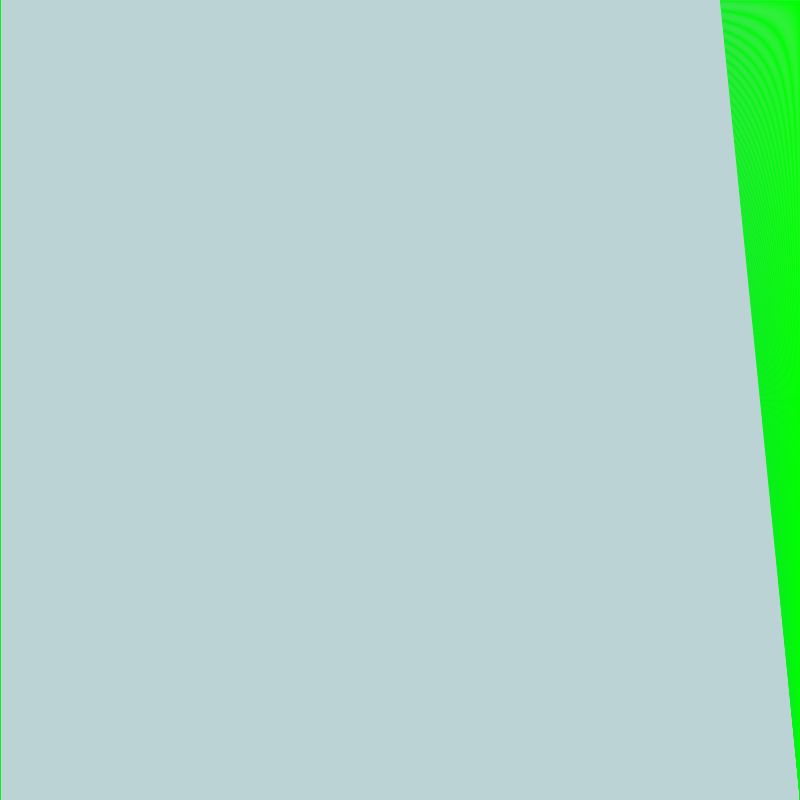
Frame 1 (no input)
Frame 60 (the mouse pressed at the canvas centre just before this capture): identical to frame 1, image omitted
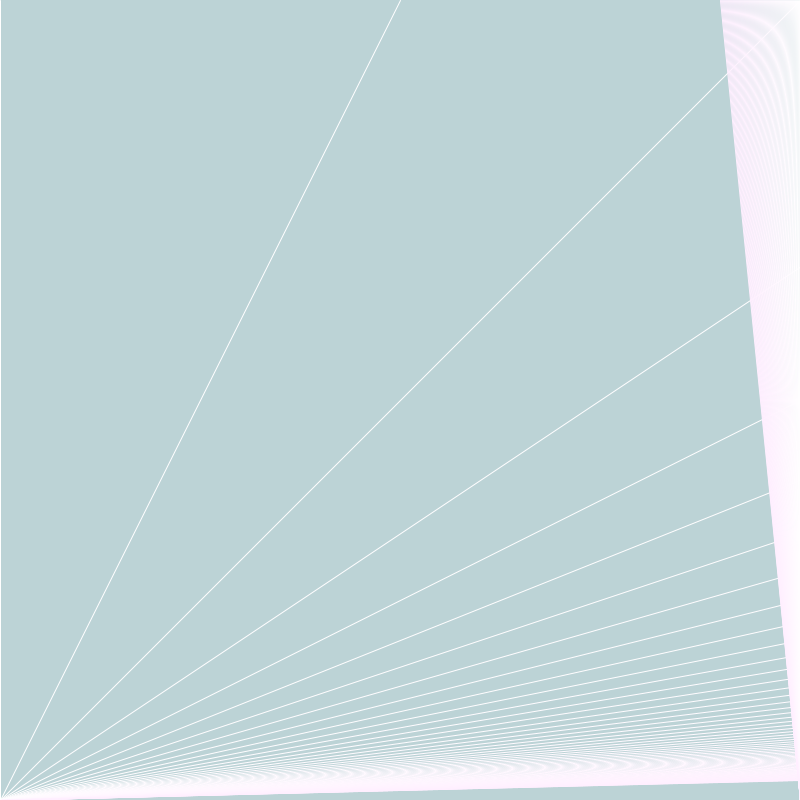
Frame 120 (the mouse held since frame 60 and released just before this capture)

The Processing sketch that drew these frames (run headless with seeded random() and noise(); from frame 60 on, the mouse is pressed at the canvas centre):

// Processing sketch: magicLines
// ── magicLines.pde
void setup() {
  size(800, 800);
}

void draw() {
  background(188, 211, 214);
  
  for (int i = 0; i <= 80; i ++) {
    
    float endX = i * mouseX;
    float endX2 = map(i, 0, 800, 800, 0);
    
    float r = map(i, 0, 800, mouseX, 80);
    float g = map(i, 0, 800, 255, 100);
    float b = map(i, 0, 800, mouseY, 255);
    
    stroke(r, g, b);
    
    line(0, 800, endX, 0);
    line(800, 800, endX2, 0);
  }
}
